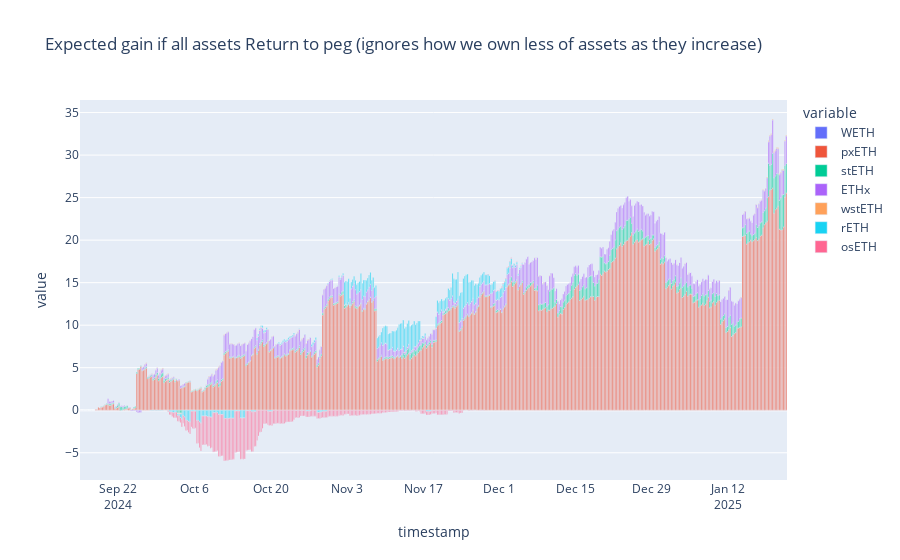

Notebook source saved alongside this figure:
### Code cell
px.bar(asset_percent_discount, title='Expected gain if all assets Return to peg (ignores how we own less of assets as they increase) ')

### Figure 1 — Plotly figure (JSON) as saved in the notebook; plotly's stock layout.template omitted (floating-point values rounded to 4 significant figures; data arrays with more than 128 entries replaced by an {"elided": "..."} marker saying what was removed)
{"data": [{"alignmentgroup": "True", "hovertemplate": "variable=WETH<br>timestamp=%{x}<br>value=%{y}<extra></extra>", "legendgroup": "WETH", "marker": {"color": "#636efa", "pattern": {"shape": ""}}, "name": "WETH", "offsetgroup": "WETH", "orientation": "v", "showlegend": true, "textposition": "auto", "type": "bar", "x": {"elided": "517 str values"}, "xaxis": "x", "y": {"elided": "517 int values"}, "yaxis": "y"}, {"alignmentgroup": "True", "hovertemplate": "variable=pxETH<br>timestamp=%{x}<br>value=%{y}<extra></extra>", "legendgroup": "pxETH", "marker": {"color": "#EF553B", "pattern": {"shape": ""}}, "name": "pxETH", "offsetgroup": "pxETH", "orientation": "v", "showlegend": true, "textposition": "auto", "type": "bar", "x": {"elided": "517 str values"}, "xaxis": "x", "y": {"elided": "517 float values"}, "yaxis": "y"}, {"alignmentgroup": "True", "hovertemplate": "variable=stETH<br>timestamp=%{x}<br>value=%{y}<extra></extra>", "legendgroup": "stETH", "marker": {"color": "#00cc96", "pattern": {"shape": ""}}, "name": "stETH", "offsetgroup": "stETH", "orientation": "v", "showlegend": true, "textposition": "auto", "type": "bar", "x": {"elided": "517 str values"}, "xaxis": "x", "y": {"elided": "517 float values"}, "yaxis": "y"}, {"alignmentgroup": "True", "hovertemplate": "variable=ETHx<br>timestamp=%{x}<br>value=%{y}<extra></extra>", "legendgroup": "ETHx", "marker": {"color": "#ab63fa", "pattern": {"shape": ""}}, "name": "ETHx", "offsetgroup": "ETHx", "orientation": "v", "showlegend": true, "textposition": "auto", "type": "bar", "x": {"elided": "517 str values"}, "xaxis": "x", "y": {"elided": "517 float values"}, "yaxis": "y"}, {"alignmentgroup": "True", "hovertemplate": "variable=wstETH<br>timestamp=%{x}<br>value=%{y}<extra></extra>", "legendgroup": "wstETH", "marker": {"color": "#FFA15A", "pattern": {"shape": ""}}, "name": "wstETH", "offsetgroup": "wstETH", "orientation": "v", "showlegend": true, "textposition": "auto", "type": "bar", "x": {"elided": "517 str values"}, "xaxis": "x", "y": {"elided": "517 float values"}, "yaxis": "y"}, {"alignmentgroup": "True", "hovertemplate": "variable=rETH<br>timestamp=%{x}<br>value=%{y}<extra></extra>", "legendgroup": "rETH", "marker": {"color": "#19d3f3", "pattern": {"shape": ""}}, "name": "rETH", "offsetgroup": "rETH", "orientation": "v", "showlegend": true, "textposition": "auto", "type": "bar", "x": {"elided": "517 str values"}, "xaxis": "x", "y": {"elided": "517 float values"}, "yaxis": "y"}, {"alignmentgroup": "True", "hovertemplate": "variable=osETH<br>timestamp=%{x}<br>value=%{y}<extra></extra>", "legendgroup": "osETH", "marker": {"color": "#FF6692", "pattern": {"shape": ""}}, "name": "osETH", "offsetgroup": "osETH", "orientation": "v", "showlegend": true, "textposition": "auto", "type": "bar", "x": {"elided": "517 str values"}, "xaxis": "x", "y": {"elided": "517 float values"}, "yaxis": "y"}], "layout": {"barmode": "relative", "legend": {"title": {"text": "variable"}, "tracegroupgap": 0}, "title": {"text": "Expected gain if all assets Return to peg (ignores how we own less of assets as they increase) "}, "xaxis": {"anchor": "y", "domain": [0, 1], "title": {"text": "timestamp"}}, "yaxis": {"anchor": "x", "domain": [0, 1], "title": {"text": "value"}}}}
